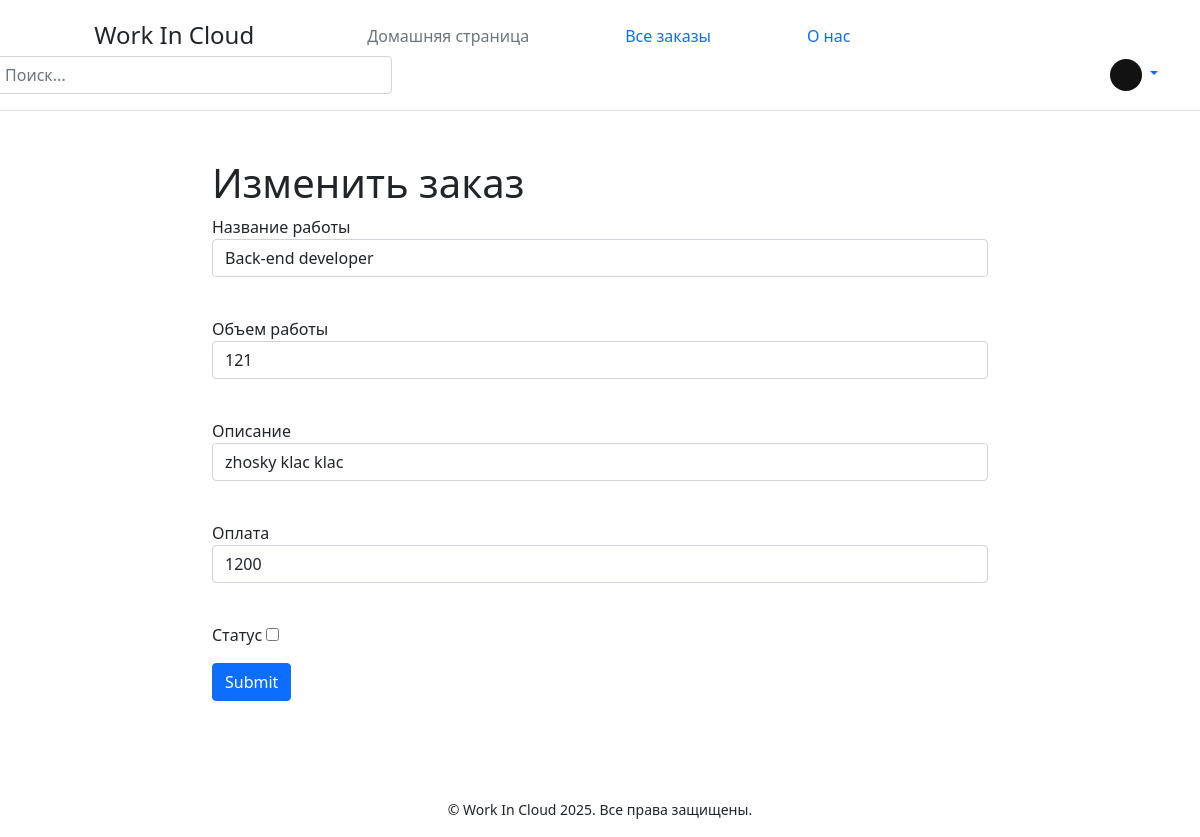
/jobs_edit/1 (signed in), run on the app's committed database.
### data/user.py (models this page shows, shortened)
class User(SqlAlchemyBase, UserMixin):
    __tablename__ = 'users'
    id = sqlalchemy.Column(sqlalchemy.Integer,
                           primary_key=True, autoincrement=True)
    name = sqlalchemy.Column(sqlalchemy.String, nullable=True)
    surname = sqlalchemy.Column(sqlalchemy.String, nullable=True)
    profession = sqlalchemy.Column(sqlalchemy.String, nullable=True)
    portfolio_link = sqlalchemy.Column(sqlalchemy.String, nullable=True)
    about = sqlalchemy.Column(sqlalchemy.String, nullable=True)
    email = sqlalchemy.Column(sqlalchemy.String,
                              index=True, unique=True, nullable=True)
    hashed_password = sqlalchemy.Column(sqlalchemy.String, nullable=True)
    created_date = sqlalchemy.Column(sqlalchemy.DateTime,
                                     default=datetime.datetime.now)
    role = sqlalchemy.Column(sqlalchemy.String, nullable=True)
    avatar_path = sqlalchemy.Column(sqlalchemy.String, nullable=True)

### data/vacancy.py (models this page shows)
class Vacancy(SqlAlchemyBase):
    __tablename__ = 'vacancy'
    id = sqlalchemy.Column(sqlalchemy.Integer,
                           primary_key=True, autoincrement=True)
    creator_id = sqlalchemy.Column(sqlalchemy.String,
                                    sqlalchemy.ForeignKey("users.id"))
    customer = orm.relationship('User')
    job_name = sqlalchemy.Column(sqlalchemy.String, nullable=True)
    work_size = sqlalchemy.Column(sqlalchemy.Integer, nullable=True)
    description = sqlalchemy.Column(sqlalchemy.String, nullable=True)
    salary = sqlalchemy.Column(sqlalchemy.Integer, nullable=True)
    is_finished = sqlalchemy.Column(sqlalchemy.Boolean)
    responders = sqlalchemy.Column(sqlalchemy.String, nullable=True, default="")

### main.py (the view, shortened to what this page needs)
@app.route('/jobs_edit/<int:id>', methods=['GET', 'POST'])
@login_required
def edit_news(id):
    form = JobsForm()
    if request.method == "GET":
        db_sess = db_session.create_session()
        jobs = db_sess.query(Vacancy).get(id)
        if not jobs or jobs.customer != current_user:
            abort(403)
        if jobs:
            form.job_name.data = jobs.job_name
            form.salary.data = jobs.salary
            form.work_size.data = jobs.work_size
            form.description.data = jobs.description
            form.is_finished.data = jobs.is_finished
        else:
            abort(404)
    return render_template('edit_jobs.html',
                           title='Редактирование работы',
                           form=form
                           )

### data/jobsform.py
class JobsForm(FlaskForm):
    job_name = StringField("Title of job", validators=[DataRequired()])
    work_size = IntegerField("Duration", validators=[DataRequired()])
    description = StringField("Description", validators=[DataRequired()])
    salary = IntegerField("Salary", validators=[DataRequired()])
    is_finished = BooleanField("Is finished")
    submit = SubmitField('Submit')

### data/db_session.py (called while the page is built)
def create_session() -> Session:
    global __factory
    return __factory()

### main.py (called while the page is built)
@login_manager.user_loader
def load_user(user_id):
    db_sess = db_session.create_session()
    return db_sess.query(User).get(user_id)

### templates/edit_jobs.html (shortened to what this page needs)
{% extends "base.html" %}
{% block content %}
<div style='width: 800px' class="container mt-5">
    <h1>Изменить заказ</h1>
    <form action="" method="post">
        <p>
            Название работы<br>
            {{ form.job_name(class="form-control") }}<br>
        </p>
        <p>
            Объем работы<br>
            {{ form.work_size(class="form-control") }}<br>
        </p>
        <p>
            Описание<br>
            {{ form.description(class="form-control") }}<br>
        </p>
        <p>
            Оплата<br>
            {{ form.salary(class="form-control") }}<br>
        </p>
        <p>
            Статус
            {{ form.is_finished(class="radio") }}<br>
        </p>
        <p>{{ form.submit(type="submit", class="btn btn-primary") }}</p>
    </form>
</div>
{% endblock %}

### templates/base.html (shortened to what this page needs)
<!DOCTYPE html>
<html lang="ru">
<head>
    <link rel="stylesheet" href="{{ url_for('static', filename='css/style.css') }}">
    <link href="https://cdn.jsdelivr.net/npm/bootstrap@5.0.2/dist/css/bootstrap.min.css" rel="stylesheet">
</head>
<body>
<header class="p-3 mb-3 border-bottom">
    <div class="container">
        <div class="d-flex flex-wrap align-items-center justify-content-between">
            <a style="margin-right: 65px">
                <svg class="bi me-2" width="40" height="32" role="img" aria-label="Bootstrap"><use xlink:href="#bootstrap"></use></svg>
                <span class="fs-4">Work In Cloud</span>
            </a>
            <ul class="nav col-12 col-lg-auto me-lg-auto mb-2 justify-content-center mb-md-0">
                <li><a href="/main" class="nav-link px-5 link-secondary">Домашняя страница</a></li>
                <li><a href="/jobs" class="nav-link px-5 link-body-emphasis">Все заказы</a></li>
                <li><a href="/about" class="nav-link px-5 link-body-emphasis">О нас</a></li>
            </ul>
            <form style="width: 400px; margin-left: -50px;" class="col-12 col-lg-auto mb-3 mb-lg-0 me-lg-3" role="search" method="post" action="/search">
                <input type="search" class="form-control" placeholder="Поиск..." aria-label="Search" name="query">
            </form>
            {% if current_user.is_authenticated %}
                <div class="dropdown text-end">
                    <a href="#" class="d-block link-body-emphasis text-decoration-none dropdown-toggle" data-bs-toggle="dropdown" aria-expanded="false">
                        <img src="{{ url_for('static', filename='/'.join(current_user.avatar_path.split('/')[1:])) }}" alt="avatar" width="32" height="32" class="rounded-circle">
                    </a>
                </div>
            {% else %}
                <div class="text-end">
                    <a href="/select_role" class="btn btn-outline-primary me-2">Зарегистрироваться</a>
                    <a href="/login" class="btn btn-primary">Войти</a>
                </div>
            {% endif %}
        </div>
    </div>
</header>
    {% block content %}
    {% endblock %}
<footer class="mt-5 pt-5 pb-3  text-center">
        <small>© Work In Cloud 2025. Все права защищены.</small>
    </footer>
</body>
</html>

### static/css/style.css (style rules this page uses)
body { background-color: #f4f4f4; color: #333; font-family: Arial, sans-serif; }

### data on the page
User: avatar_path (picture)
Vacancy: job_name "Back-end developer", work_size "121", description "zhosky klac klac", salary "1200"
